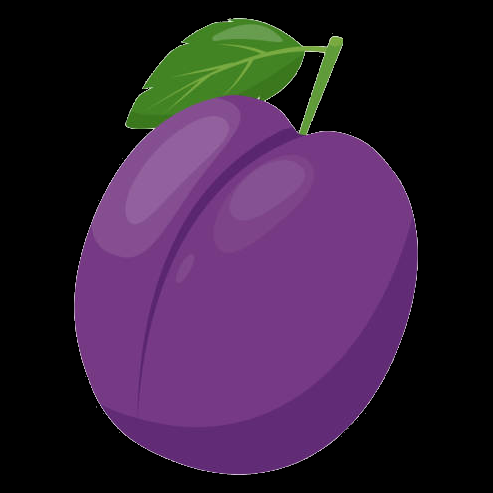
#> input picture assets/plum_placeholder.png, 493 x 493 px
$ python -i make_icons.py   (imports and definitions only)
#> lines starting #> are read from the running program, lines starting #| are printed output that depends on the picture; after the words box and inside, x2 and y2 are one past the last pixel; in counts of white or black regions, pixels touching at a corner belong together
#> further down, picture is the input picture: shape (493, 493, 3); mean B, G, R 57.8, 31.8, 52.7
#!/usr/bin/env python3
"""Regenerates PlumSpirit's official branding assets (B1-0175 / B1-0176) from the
owner's artwork, which lives in the v1.0-beta1 proposal the owner supplied:

    docs/contracts/v1.0-beta1_proposal.docx
        word/media/image17.png   the official logo (the plum alone)
        word/media/image9.png    the logo with the wordmark ("Plum" + "Spirit")

Both are read straight from the .docx (checked against their SHA-256 below, so a
changed source is never processed silently) and never modified. Outputs:

    assets/brand/plumspirit_logo.png        512 px, transparent, square
    assets/brand/logo_{32,64,128,256}.png   the sizes the app embeds
    assets/brand/wordmark_{light,dark}_{72,144,288}.png
                                            the wordmark by height (light theme:
                                            the owner's colors; dark theme: the
                                            letters lightened for contrast)
    assets/icon/plumspirit.ico              16, 24, 32, 48, 64, 128, 256 px

Method (also in docs/references/v1_0_beta1/LOGO_PROVENANCE.md):
1. Background = the near-white region touching the border, plus enclosed regions
   that are near-white AND neutral (the gap under the leaf, the counters of P and
   p) and specks of a few pixels trapped at the outline where two shapes meet —
   the plum's glossy highlights are tinted and lie inside, so they stay opaque.
2. A 2.5 px band of foreground along the background is un-matted: each pixel's
   alpha is solved from P = alpha * F + (1 - alpha) * B (F: the nearest interior
   color, B: the measured background) and its color recovered as
   (P - (1 - alpha) * B) / alpha — no white fringe, no dark halo.
3. Cropped, padded, resampled with premultiplied alpha (Lanczos).

Requires Pillow, numpy and scipy. Run from the repository root:
    python3 tools/make_icons.py
"""
import colorsys
import hashlib
import io
import json
import zipfile
from pathlib import Path

import numpy as np
from PIL import Image
from scipy import ndimage

ROOT = Path(__file__).resolve().parent.parent
DOCX = ROOT / "docs" / "contracts" / "v1.0-beta1_proposal.docx"
LOGO_SRC = ("word/media/image17.png",
            "891124905b879777a4941ed8b5773eb07a0fec4da9b12e0a8cfc5fadd09d42c8")
WORD_SRC = ("word/media/image9.png",
            "3bd64540091ff6923cec7c9fc92a085cd88d54c216f84fecf15424c7d08f54c8")
BRAND = ROOT / "assets" / "brand"
ICON = ROOT / "assets" / "icon" / "plumspirit.ico"
ICO_SIZES = [16, 24, 32, 48, 64, 128, 256]
APP_LOGO_SIZES = [32, 64, 128, 256]
WORD_HEIGHTS = [72, 144, 288]
# The dark theme's Piano Roll background (crates/plumspirit/src/ui/theme.rs).
DARK_BG = (0x22, 0x23, 0x27)


# [6 lines left out: function source, not called in this run]


def cutout(rgb: np.ndarray) -> np.ndarray:
    """Straight-alpha RGBA (floats 0 - 255) of the artwork without its background."""
    near_white = rgb.min(axis=2) >= 240
#> near_white: shape (493, 493) bool; every value is 0
    lab, n = ndimage.label(near_white)
#> lab: shape (493, 493) int32; every value is 0
#> n = 0
    border = set(np.unique(np.concatenate([lab[0], lab[-1], lab[:, 0], lab[:, -1]]))) - {0}
#> border = 0 items
    bg = np.isin(lab, list(border))
    sizes = ndimage.sum(np.ones_like(lab), lab, index=range(1, n + 1))
#> sizes = empty array
    for i in range(1, n + 1):
        if i in border or sizes[i - 1] < 30:
            continue
        m = rgb[lab == i].mean(axis=0)
        if m.min() >= 250 and m.max() - m.min() <= 3:
            bg |= lab == i
    # Specks of the white background trapped where two shapes meet at the
    # outline (a few pixels within 8 px of the background) are background too;
    # highlights lie deeper inside the shapes.
    near_bg = ndimage.distance_transform_edt(~bg) <= 8
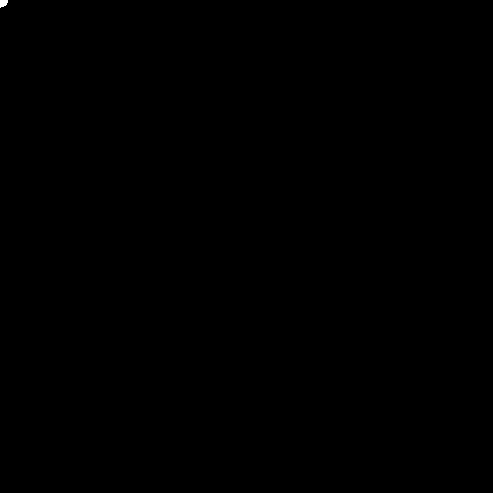
#> near_bg: shape (493, 493) bool; 0.02% white; 1 white region, box (x1, y1, x2, y2) and area: (0, 0, 8, 8) 49
    for i in range(1, n + 1):
        if i not in border and sizes[i - 1] <= 12 and near_bg[lab == i].all():
            bg |= lab == i
    b = np.median(rgb[bg], axis=0)
#> b = [nan, nan, nan]
    fg = ~bg
#> fg: shape (493, 493) bool; every value is 1
    dist = ndimage.distance_transform_edt(fg)
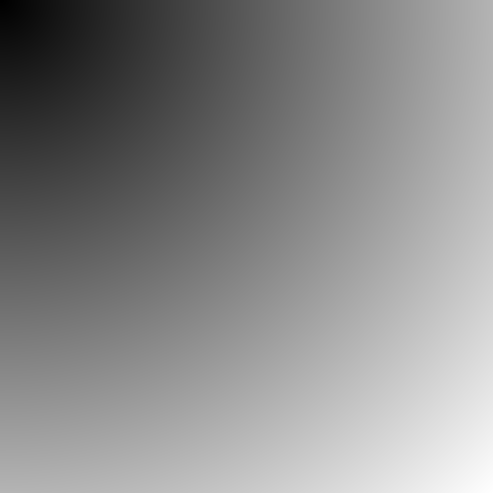
#> dist: shape (493, 493) float64; min 1, max 696.5, mean 377.2; drawn with min black and max white
    band = fg & (dist <= 2.5)
#> band: shape (493, 493) bool; 0% white; 1 white region (1 under 20 px)
    interior = fg & ~band
#> interior: shape (493, 493) bool; 100% white; 1 black region (1 under 20 px)
    _, idx = ndimage.distance_transform_edt(~interior, return_indices=True)
    f = rgb[idx[0], idx[1]]
    num = ((rgb - b) * (f - b)).sum(axis=2)
#> num: shape (493, 493) float64; every value is NaN or infinite
    den = ((f - b) ** 2).sum(axis=2)
    alpha = np.where(den > 1e-6, np.clip(num / np.maximum(den, 1e-6), 0.0, 1.0), 0.0)
#> alpha: shape (493, 493) float64; every value is 0
    alpha = np.where(interior, 1.0, np.where(band, alpha, 0.0))
#> alpha: shape (493, 493) float64; values 0 (black) and 1 (white), 100% white; 1 black region (1 under 20 px)
    a3 = alpha[..., None]
    unmatted = np.clip((rgb - (1.0 - a3) * b) / np.maximum(a3, 1e-6), 0, 255)
#> unmatted: shape (493, 493, 3) float64; every value is NaN or infinite
    color = np.where(a3 >= 0.2, unmatted, f)
#> color: shape (493, 493, 3) float64; 100% of the values are NaN or infinite; the others: min 0, max 0, mean 0
    color = np.where(interior[..., None], rgb, color)
    return np.dstack([color, alpha * 255.0])


def to_image(rgba: np.ndarray) -> Image.Image:
    return Image.fromarray(np.clip(np.round(rgba), 0, 255).astype(np.uint8), "RGBA")


# [10 lines left out: function crop, not called in this run]


def resize(img: Image.Image, size) -> Image.Image:
    """Lanczos on premultiplied alpha (no dark or white halo at the edge)."""
    return img.convert("RGBa").resize(size, Image.LANCZOS).convert("RGBA")


# [6 lines left out: function luminance, not called in this run]


def contrast(a, b) -> float:
    x, y = luminance(a), luminance(b)
    return (max(x, y) + 0.05) / (min(x, y) + 0.05)


# [84 lines left out: functions dark_variant, text_split, sha, main, not called in this run]


# [2 lines not run here, left out]

>>> import cv2
>>> picture = cv2.imread('../assets/plum_placeholder.png')
>>> result = cutout(picture)
